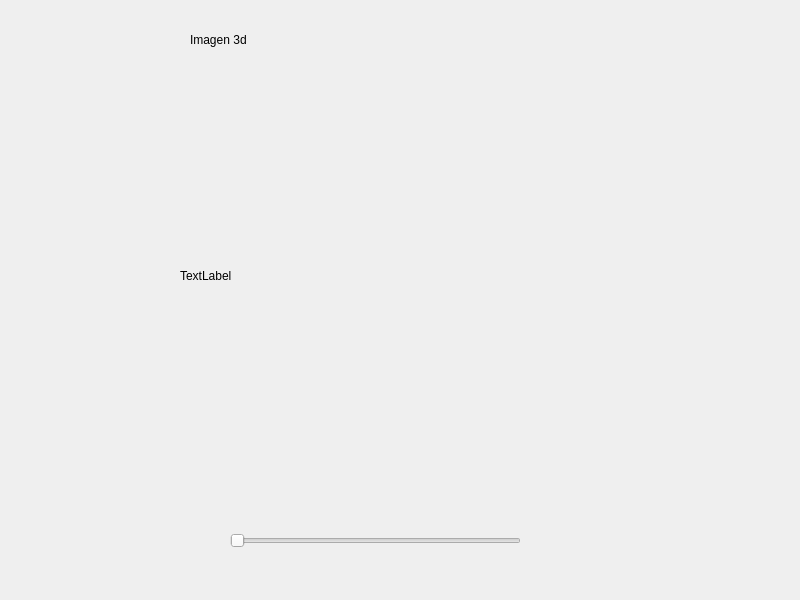
<?xml version="1.0" encoding="UTF-8"?>
<ui version="4.0">
 <class>MainWindow</class>
 <widget class="QMainWindow" name="MainWindow">
  <property name="geometry">
   <rect>
    <x>0</x>
    <y>0</y>
    <width>800</width>
    <height>600</height>
   </rect>
  </property>
  <property name="windowTitle">
   <string>MainWindow</string>
  </property>
  <widget class="QWidget" name="centralwidget">
   <widget class="QLabel" name="label">
    <property name="geometry">
     <rect>
      <x>180</x>
      <y>130</y>
      <width>421</width>
      <height>291</height>
     </rect>
    </property>
    <property name="text">
     <string>TextLabel</string>
    </property>
   </widget>
   <widget class="QLabel" name="label_2">
    <property name="geometry">
     <rect>
      <x>190</x>
      <y>30</y>
      <width>551</width>
      <height>20</height>
     </rect>
    </property>
    <property name="toolTip">
     <string>&lt;html&gt;&lt;head/&gt;&lt;body&gt;&lt;p align=&quot;center&quot;&gt;&lt;br/&gt;&lt;/p&gt;&lt;/body&gt;&lt;/html&gt;</string>
    </property>
    <property name="whatsThis">
     <string>&lt;html&gt;&lt;head/&gt;&lt;body&gt;&lt;p align=&quot;center&quot;&gt;Imagen 3D&lt;/p&gt;&lt;/body&gt;&lt;/html&gt;</string>
    </property>
    <property name="styleSheet">
     <string notr="true"> vv</string>
    </property>
    <property name="text">
     <string>Imagen 3d</string>
    </property>
   </widget>
   <widget class="QSlider" name="horizontalSlider">
    <property name="geometry">
     <rect>
      <x>230</x>
      <y>530</y>
      <width>291</width>
      <height>22</height>
     </rect>
    </property>
    <property name="orientation">
     <enum>Qt::Horizontal</enum>
    </property>
   </widget>
  </widget>
 </widget>
 <resources/>
 <connections/>
</ui>
